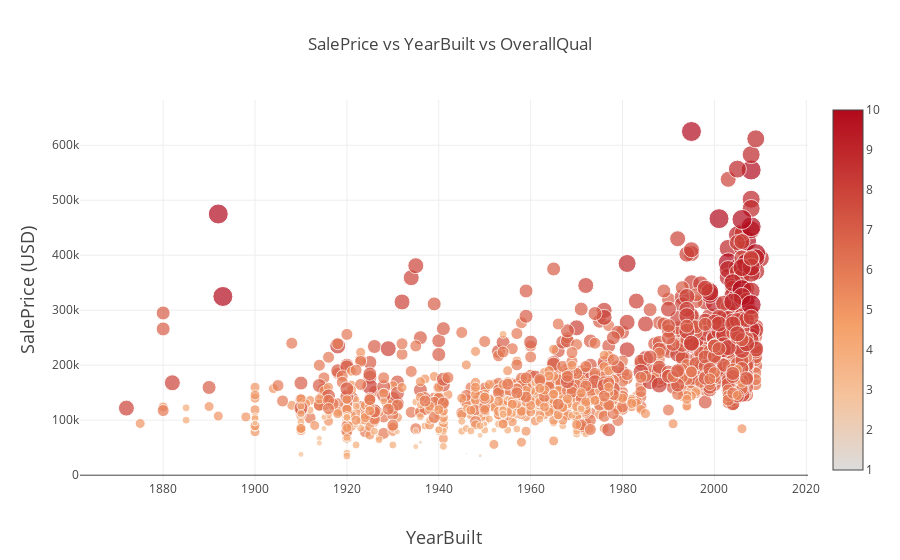

Notebook code cell kept with this figure:
### Code cell
trace = go.Scatter(x=train['YearBuilt'], y=train['SalePrice'],
                   mode='markers', marker=dict(color=train['OverallQual'],
                   size=train['OverallQual']*2, colorscale='Reds', colorbar={}, opacity=0.7))

layout = go.Layout(
    title='SalePrice vs YearBuilt vs OverallQual',
    xaxis=dict(
        title='YearBuilt',
        titlefont=dict(
            size=18,
        )
    ),
    yaxis=dict(
        title='SalePrice (USD)',
        titlefont=dict(
            size=18,
        )
    ),
    showlegend=False
)

data = [trace]
fig = go.Figure(data=data, layout=layout)
ply.iplot(fig)

### Figure 1 — Plotly figure (JSON) as saved in the notebook; plotly's stock layout.template omitted (floating-point values rounded to 4 significant figures; data arrays with more than 128 entries replaced by an {"elided": "..."} marker saying what was removed)
{"data": [{"marker": {"color": {"elided": "1456 int values"}, "colorbar": {}, "colorscale": "Reds", "opacity": 0.7, "size": {"elided": "1456 int values"}}, "mode": "markers", "type": "scatter", "x": {"elided": "1456 int values"}, "y": {"elided": "1456 int values"}}], "layout": {"showlegend": false, "title": "SalePrice vs YearBuilt vs OverallQual", "xaxis": {"title": "YearBuilt", "titlefont": {"size": 18}}, "yaxis": {"title": "SalePrice (USD)", "titlefont": {"size": 18}}}}
